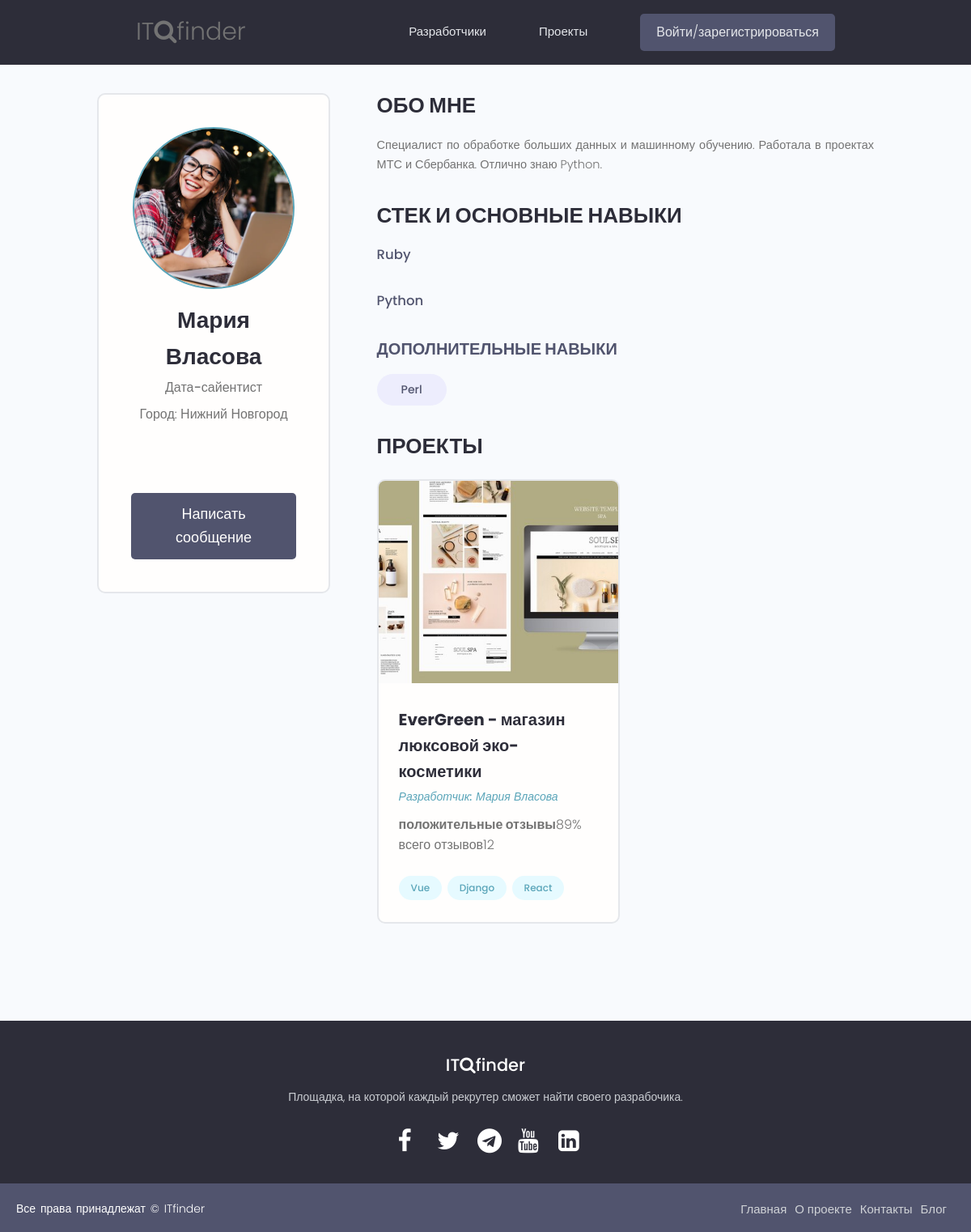
Screenshot of /profile/mary_mary/ with the database file from the repository.
### users/models.py (models this page shows)
class Profile(models.Model):
    user = models.OneToOneField(
        User, on_delete=models.CASCADE, null=True, blank=True)
    name = models.CharField(max_length=50, blank=True, null=True)
    email = models.EmailField(max_length=50, blank=True, null=True)
    username = models.CharField(max_length=50, blank=True, null=True)
    city = models.CharField(max_length=50, blank=True, null=True)
    intro = models.CharField(max_length=200, blank=True, null=True)
    bio = models.TextField(blank=True, null=True)
    image = models.ImageField(
        null=True, blank=True, upload_to='profile_images', default="profile_images/default.jpg")
    skills = models.ManyToManyField(Skill, blank=True)
    github = models.CharField(max_length=100, blank=True, null=True)
    created = models.DateTimeField(auto_now_add=True)
    id = models.UUIDField(default=uuid.uuid4, unique=True,
                          primary_key=True, editable=False)
    def __str__(self):
        return str(self.username)
    class Meta:
        ordering = ['created']

class Skill(models.Model):
    name = models.CharField(max_length=50, blank=True, null=True)
    slug = models.SlugField()
    description = models.TextField(null=True, blank=True)
    created = models.DateTimeField(auto_now_add=True)
    id = models.UUIDField(default=uuid.uuid4, unique=True,
                          primary_key=True, editable=False)
    def __str__(self):
        return str(self.name)

### projects/models.py (models this page shows, shortened)
class Project(models.Model):
    owner = models.ForeignKey(
        Profile, null=True, blank=True, on_delete=models.CASCADE)
    title = models.CharField(max_length=100)
    slug = models.SlugField()
    image = models.ImageField(null=True, blank=True, default="project_images/default.jpg", upload_to='project_images')
    description = models.TextField(null=True, blank=True)
    tags = models.ManyToManyField(Tag, blank=True)
    total_votes = models.IntegerField(default=0, null=True, blank=True)
    votes_ratio = models.IntegerField(default=0, null=True, blank=True)
    source_link = models.CharField(max_length=500, null=True, blank=True)
    created = models.DateTimeField(auto_now_add=True)
    id = models.UUIDField(default=uuid.uuid4, unique=True, primary_key=True, editable=False)

class Tag(models.Model):
    name = models.CharField(max_length=100)
    slug = models.SlugField()
    created = models.DateTimeField(auto_now_add=True)
    id = models.UUIDField(default=uuid.uuid4, unique=True, primary_key=True, editable=False)
    def __str__(self):
        return self.name

### users/views.py (the view)
# urls.py: path('profile/<str:username>/', views.userProfile, name="user-profile"),
def userProfile(request, username):
    profile = Profile.objects.get(username=username)
    main_skills = profile.skills.all()[:2]
    extra_skills = profile.skills.all()[2:]
    context = {'profile': profile, 'main_skills': main_skills,
               "extra_skills": extra_skills}
    return render(request, 'users/user-profile.html', context)

### users/templates/users/user-profile.html (shortened to what this page needs)
{% extends 'base.html' %}
{% block content %}
<main class="profile my-md">
    <div class="container">
        <div class="layout">
            <div class="column column--1of3">
                <div class="card text-center">
                    <div class="card__body dev">
                        <img class="avatar avatar--xl" src="{{ profile.image.url }}" />
                        <h2 class="dev__name">{{ profile.name }}</h2>
                        <p class="dev__title">{{ profile.intro }}</p>
                        <p class="dev__location">Город: {{ profile.city }}</p>
                        <ul class="dev__social">
                        </ul>
                        {% if request.user.profile.id != profile.id %}
                        <a href="#" class="btn btn--sub btn--lg">Написать сообщение </a>
                        {% endif %}
                    </div>
                </div>
            </div>
            <div class="column column--2of3">
                <div class="devInfo">
                    <h3 class="devInfo__title">Обо мне</h3>
                    <p class="devInfo__about">{{ profile.bio }}</p>
                </div>
                <div class="devInfo">
                    <h3 class="devInfo__title">Стек и основные навыки</h3>
                    <div class="devInfo__skills">
                        {% for skill in main_skills %}
                        <div class="devSkill">
                            <h4 class="devSkill__title">{{ skill.name }}</h4>
                            <p class="devSkill__info">{{ skill.description }}</p>
                        </div>
                        {% endfor %}
                        <h3 class="devInfo__subtitle">Дополнительные навыки</h3>
                        <div class="devInfo__otherSkills">
                            {% for skill in extra_skills %}
                            <span class="tag tag--pill tag--sub tag--lg">
                                <small>{{ skill }}</small>
                            </span>
                            {% endfor %}
                        </div>
                    </div>
                </div>
                <div class="devInfo">
                    <h3 class="devInfo__title">Проекты</h3>
                    <div class="grid grid--two">
                        {% for project in profile.project_set.all %}
                        <div class="column">
                            <div class="card project">
                                <a href="{% url 'project' project.slug %}" class="project">
                                    <img class="project__thumbnail" src="{{ project.image.url }}"
                                        alt="project thumbnail" />
                                    <div class="card__body">
                                        <h3 class="project__title">{{ project.title }}</h3>
                                        <p><a class="project__author"
                                                href="{% url 'user-profile' project.owner %}">Разработчик:
                                                {{ project.owner.name }}</a>
                                        </p>
                                        <p class="project--rating">
                                            <span style="font-weight: bold;">положительные отзывы</span>{{ project.votes_ratio }}% всего отзывов{{ project.total_votes }}
                                        </p>
                                        <div class="project__tags">
                                            {% for tag in project.tags.all %}
                                            <span class="tag tag--pill tag--main">
                                                <small>{{tag}}</small>
                                            </span>
                                            {% endfor %}
                                        </div>
                                    </div>
                                </a>
                            </div>
                        </div>
                        {% endfor %}
                    </div>
                </div>
            </div>
        </div>
    </div>
</main>
{% endblock content %}

### static/styles/main.css (style rules this page uses)
* { margin: 0; padding: 0; box-sizing: border-box; }
:root { --color-sub: #2d2d39; }
.btn--sub { background-color: var(--color-sub-light); }
.card { border: 2px solid var(--color-light); }
img { width: 100%; }
.profile .card > .dev { padding: 4rem; }
.dev__name { color: var(--color-sub); font-size: 2.8rem; font-weight: 700; margin-top: 1rem; margin-bottom: 0.5rem; }
.dev__title { font-size: 1.6rem; font-weight: 500; line-height: 1.3; }
.dev__location { margin-top: 1rem; }
.dev__social { margin: 3rem 0; list-style: none; display: flex; justify-content: center; gap: 1.5rem; }
.devInfo { margin-bottom: 3rem; }
.devInfo__title, .devInfo__subtitle { font-size: 2.6rem; color: var(--color-sub); text-transform: uppercase; font-weight: 700; margin-bottom: 1.5rem; }
.devInfo__subtitle { font-size: 2rem; color: var(--color-sub-light); }
.devInfo__about, .devSkill__info { font-size: 1.45rem; line-height: 1.7; text-align: justify; }
.devSkill { margin-bottom: 3rem; }
.devSkill__title { font-size: 1.65rem; font-weight: 500; color: var(--color-sub-light); }
@media screen and (min-width: 700px) { .devSkill { display: flex; justify-content: space-between; gap: 3rem; } }
@media screen and (min-width: 700px) { .devSkill__info { flex-basis: 80%; } }
.project__author { font-size: 1.4rem; font-style: italic; }
.project--rating { margin-bottom: 1.6em; margin-top: .5em; }
.project__thumbnail { height: 25rem; object-fit: cover; object-position: top center; }
.project__title { font-size: 2rem; font-weight: 700; color: var(--color-sub); }

### static/uikit/styles/modules/_variables.css (style rules this page uses)
:root { --color-main: #5aa5b9; --color-main-light: #e6faff; --color-sub: #3f4156; --color-sub-light: #51546e; --color-sub-lighter: #ededfd; --color-text: #737373; --color-gray: #8b8b8b; --color-light: #e5e7eb; --color-light-gray: #767676; --color-bg: #f8fafd; --color-white: #fffefd; --color-white-light: #f3f3f3; --color-success: #359e64; --color-success-bg: #def8e8; --color-error: #fc4b0b; --color-error-bg: #fff2ee; --font-base: 'Poppins', arial, helvetica, 'Segoe UI', roboto, ubuntu, sans-serif; --font-monospace: 'Fira Code', 'Courier New', courier, monospace; --font-regular: 300; --font-medium: 500; --font-bold: 700; --generic-shadow: 1px 1px 5px #00000010; --generic-transition: all 0.3s ease-in-out; }

### static/uikit/styles/modules/_base.css (style rules this page uses)
* { margin: 0; padding: 0; box-sizing: border-box; text-rendering: optimizeLegibility; color: inherit; font-size: inherit; }
html { font-size: 50%; }
@media only screen and (min-width: 480px) { html { font-size: 56.25%; } }
@media only screen and (min-width: 1200px) { html { font-size: 62.5%; } }
body { line-height: 1.6; font-weight: 400; font-size: 1.5rem; color: var(--color-text); background-color: var(--color-bg); min-height: 100vh; }

### static/uikit/styles/modules/_typography.css (style rules this page uses)
* { font-family: var(--font-base); }
h2 { font-size: 3.6rem; font-weight: var(--font-bold); }
h3 { font-size: 3.2rem; font-weight: var(--font-medium); }
h4 { font-size: 2.8rem; font-weight: var(--font-medium); }
p, span, strong { font-size: 1.6rem; color: var(--color-text); font-weight: var(--font-regular); }
a { padding-bottom: 2px; text-decoration: none; display: inline-block; color: var(--color-main); font-weight: var(--font-medium); }

### static/uikit/styles/modules/_utilities.css (style rules this page uses)
.container { width: 92%; max-width: 165rem; margin: 0 auto; box-sizing: border-box; }
@media screen and (min-width: 1000px) { .container { width: 90%; } }
@media screen and (min-width: 1200px) { .container { width: 80%; } }
.text-center { text-align: center; }
.my-md { margin: 3rem auto; }

### static/uikit/styles/modules/_avatar.css (style rules this page uses)
.avatar { border-radius: 50%; border: 2px solid var(--color-main); object-fit: cover; }
.avatar--xl { height: 20rem; width: 20rem; }

### static/uikit/styles/modules/_button.css (style rules this page uses)
.btn { display: inline-block; position: relative; cursor: pointer; background-color: var(--color-light); font-weight: var(--font-medium); color: var(--color-sub); text-decoration: none; padding: 1rem 2rem; border-radius: 0.5rem; border: none; width: -webkit-fit-content; width: -moz-fit-content; width: fit-content; height: -webkit-fit-content; height: -moz-fit-content; height: fit-content; font-size: 1.6rem; outline-width: 0; outline-color: transparent; -webkit-backface-visibility: hidden; backface-visibility: hidden; transition: all 0.3s ease-in-out; }
.btn--sub { background-color: var(--color-sub); color: var(--color-white); }
.btn--lg { font-size: 1.8rem; padding: 1.2rem 4.5rem; }

### static/uikit/styles/modules/_card.css (style rules this page uses)
.card { border-radius: 1rem; background-color: var(--color-white); border: 1.5px solid var(--color-light); width: auto; height: auto; margin-top: 0.5rem; margin-bottom: 0.5rem; overflow: hidden; }
.card__body, .card__header { padding: 2rem 2.5rem; }

### rows the page displays
Profile: image (picture), name "Мария Власова", intro "Дата-сайентист", city "Нижний Новгород", bio "Специалист по обработке больших данных и машинному обучению. Работала в проектах МТС и Сбербанка. Отлично знаю Python."
Skill: name "Ruby"
Skill: name "Python"
Skill: name "Perl"
Project: image (picture), title "EverGreen - магазин люксовой эко-косметики", owner.name "Мария Власова", votes_ratio "89", total_votes "12"
Tag: name "Vue"
Tag: name "Django"
Tag: name "React"
